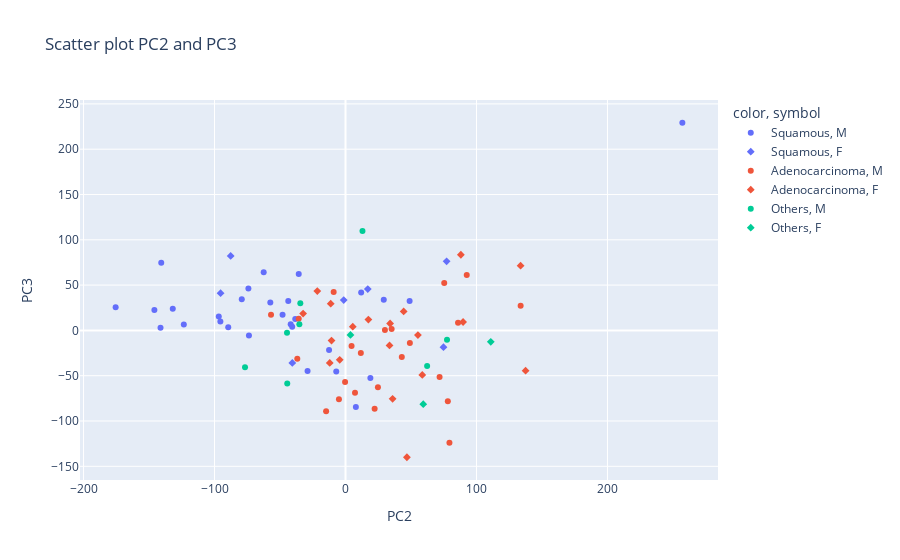

The notebook cell saved with this chart:
### Markdown cell above
![newplot%20%282%29.png](attachment:newplot%20%282%29.png)

### Code cell
fig1 = px.scatter(projections,x=projections['PC2'], y=projections['PC3'], color=lungs_df['cancer_type'],symbol=lungs_df['Gender'],title='Scatter plot PC2 and PC3')#characteristics.tag.tumor.size.maximumdiameter
fig1.show()

### Figure 1 — Plotly figure (JSON) as saved in the notebook; plotly's stock layout.template omitted (floating-point values rounded to 4 significant figures)
{"data": [{"hovertemplate": "color=Squamous<br>symbol=M<br>PC2=%{x}<br>PC3=%{y}<extra></extra>", "legendgroup": "Squamous, M", "marker": {"color": "#636efa", "symbol": "circle"}, "mode": "markers", "name": "Squamous, M", "orientation": "v", "showlegend": true, "type": "scatter", "x": [-140.7, -28.97, 257.2, -123.4, -48.05, 48.94, -38.37, -43.7, -79.2, 18.99, -7.067, 11.95, -35.71, -96.76, -40.7, -131.9, 7.908, -57.42, 29.23, -62.46, -41.85, -73.73, -145.9, -95.55, -141.2, -89.54, -74.14, -12.56, -175.5], "xaxis": "x", "y": [74.62, -44.92, 229.2, 6.508, 17.16, 32.42, 12.64, 32.34, 34.34, -52.59, -45.4, 41.85, 62.19, 15.38, 4.096, 23.85, -84.58, 30.71, 33.94, 64.16, 6.736, -5.613, 22.63, 9.717, 3.029, 3.42, 46.28, -21.69, 25.47], "yaxis": "y"}, {"hovertemplate": "color=Squamous<br>symbol=F<br>PC2=%{x}<br>PC3=%{y}<extra></extra>", "legendgroup": "Squamous, F", "marker": {"color": "#636efa", "symbol": "diamond"}, "mode": "markers", "name": "Squamous, F", "orientation": "v", "showlegend": true, "type": "scatter", "x": [-1.345, 77.19, -40.62, -87.67, -95.38, 17.01, 74.81], "xaxis": "x", "y": [33.44, 76.19, -35.87, 82.25, 41.06, 45.59, -18.5], "yaxis": "y"}, {"hovertemplate": "color=Adenocarcinoma<br>symbol=M<br>PC2=%{x}<br>PC3=%{y}<extra></extra>", "legendgroup": "Adenocarcinoma, M", "marker": {"color": "#EF553B", "symbol": "circle"}, "mode": "markers", "name": "Adenocarcinoma, M", "orientation": "v", "showlegend": true, "type": "scatter", "x": [133.7, -35.73, 85.92, -36.81, 35.22, 78.13, 49.13, 75.37, 24.75, 92.57, -5.009, 4.624, 71.83, 42.98, 79.36, 30.1, 7.253, -56.87, -14.8, -9.039, 22.24, -0.3182, 11.71], "xaxis": "x", "y": [27.1, 12.87, 8.546, -31.24, 1.418, -78.2, -13.8, 52.39, -62.81, 61.03, -76.12, -17.11, -51.53, -29.37, -123.9, 0.3307, -68.84, 17.13, -89.35, 42.51, -86.6, -57.0, -24.9], "yaxis": "y"}, {"hovertemplate": "color=Adenocarcinoma<br>symbol=F<br>PC2=%{x}<br>PC3=%{y}<extra></extra>", "legendgroup": "Adenocarcinoma, F", "marker": {"color": "#EF553B", "symbol": "diamond"}, "mode": "markers", "name": "Adenocarcinoma, F", "orientation": "v", "showlegend": true, "type": "scatter", "x": [34.05, 58.62, 88.08, -21.53, -11.29, -10.68, 133.7, -12.03, 5.555, 33.61, 44.41, 137.5, 46.89, 35.97, 89.77, -32.37, 17.47, -4.417, 55.29], "xaxis": "x", "y": [7.608, -49.2, 83.5, 43.41, 29.54, -11.25, 71.41, -35.85, 4.065, -16.56, 20.89, -44.49, -140.0, -75.47, 9.259, 18.54, 11.92, -32.53, -5.132], "yaxis": "y"}, {"hovertemplate": "color=Others<br>symbol=M<br>PC2=%{x}<br>PC3=%{y}<extra></extra>", "legendgroup": "Others, M", "marker": {"color": "#00cc96", "symbol": "circle"}, "mode": "markers", "name": "Others, M", "orientation": "v", "showlegend": true, "type": "scatter", "x": [-35.23, -44.66, 77.51, 62.32, -34.51, -76.72, 12.95, -44.48], "xaxis": "x", "y": [6.879, -2.589, -10.36, -39.43, 29.89, -40.72, 109.8, -58.51], "yaxis": "y"}, {"hovertemplate": "color=Others<br>symbol=F<br>PC2=%{x}<br>PC3=%{y}<extra></extra>", "legendgroup": "Others, F", "marker": {"color": "#00cc96", "symbol": "diamond"}, "mode": "markers", "name": "Others, F", "orientation": "v", "showlegend": true, "type": "scatter", "x": [110.9, 3.793, 59.37], "xaxis": "x", "y": [-12.6, -5.034, -81.46], "yaxis": "y"}], "layout": {"legend": {"title": {"text": "color, symbol"}, "tracegroupgap": 0}, "title": {"text": "Scatter plot PC2 and PC3"}, "xaxis": {"anchor": "y", "domain": [0, 1], "title": {"text": "PC2"}}, "yaxis": {"anchor": "x", "domain": [0, 1], "title": {"text": "PC3"}}}}
